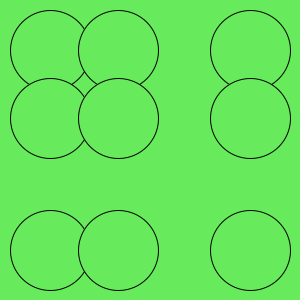
Frame 1 (no input)
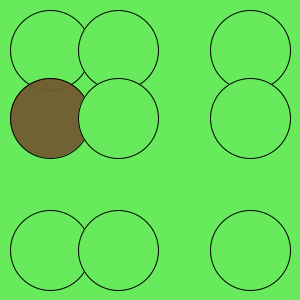
Frame 60 (the mouse pressed at the canvas centre just before this capture)
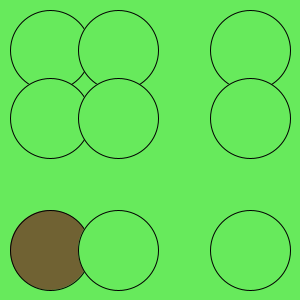
Frame 120 (the mouse held since frame 60 and released just before this capture)

The Processing sketch that drew these frames (run headless with seeded random() and noise(); from frame 60 on, the mouse is pressed at the canvas centre):

// Processing sketch: week10_2
// ── week10_2.pde
//week10-2
void setup() {
  size(300,300);
}
int [][] a = { {0, 0, 0}, {0, 0, 0}, {0, 0, 0} };
void draw() {
  background(#67EA5C);
  if(frameCount%60==0) {
    int i = int(random(3)), j=int(random(3));
    a[i][j]=60;
  }
  for(int i=0; i<3; i++) {
    for(int j=0; j<3; j++) {
      int x=j*100 | 50, y=i*100 | 50;
      if(a[i][j]>0) {
        fill(#715931, a[i][j]*4);
        a[i][j]--;
      } else fill(#67EA5C);
      ellipse(x,y,80,80);
    }
  }  
}  
